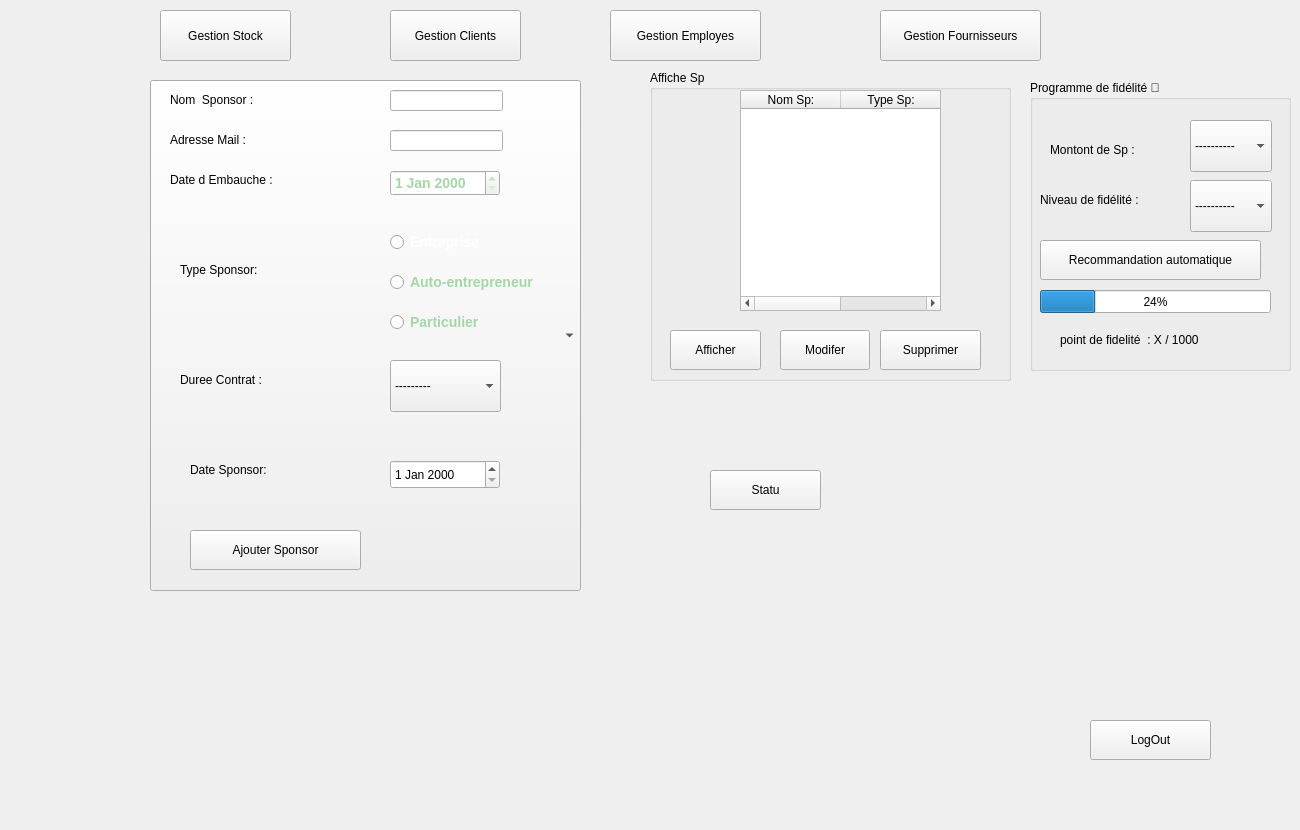
    <widget class="QWidget" name="page_4">
     <widget class="QLabel" name="label_31">
      <property name="geometry">
       <rect>
        <x>570</x>
        <y>380</y>
        <width>241</width>
        <height>381</height>
       </rect>
      </property>
      <property name="text">
       <string/>
      </property>
      <property name="pixmap">
       <pixmap>../../../../MOHAME~1/AppData/Local/Temp/Rar$DRa49232.39344.rartemp/youssef/images/s.png</pixmap>
      </property>
      <property name="scaledContents">
       <bool>true</bool>
      </property>
     </widget>
     <widget class="QLabel" name="label_54">
      <property name="geometry">
       <rect>
        <x>510</x>
        <y>380</y>
        <width>381</width>
        <height>441</height>
       </rect>
      </property>
      <property name="text">
       <string/>
      </property>
      <property name="pixmap">
       <pixmap>../../../../MOHAME~1/AppData/Downloads/s.png</pixmap>
      </property>
      <property name="scaledContents">
       <bool>true</bool>
      </property>
     </widget>
     <widget class="QGroupBox" name="groupBox_8">
      <property name="geometry">
       <rect>
        <x>650</x>
        <y>70</y>
        <width>361</width>
        <height>311</height>
       </rect>
      </property>
      <property name="title">
       <string>Affiche Sp</string>
      </property>
      <widget class="QTableWidget" name="tableWidget_3">
       <property name="geometry">
        <rect>
         <x>90</x>
         <y>20</y>
         <width>201</width>
         <height>221</height>
        </rect>
       </property>
       <column>
        <property name="text">
         <string>Nom Sp:</string>
        </property>
       </column>
       <column>
        <property name="text">
         <string>Type Sp:</string>
        </property>
       </column>
      </widget>
      <widget class="QPushButton" name="pushButton_24">
       <property name="geometry">
        <rect>
         <x>20</x>
         <y>260</y>
         <width>91</width>
         <height>40</height>
        </rect>
       </property>
       <property name="text">
        <string>Afficher</string>
       </property>
      </widget>
      <widget class="QPushButton" name="pushButton_27">
       <property name="geometry">
        <rect>
         <x>130</x>
         <y>260</y>
         <width>90</width>
         <height>40</height>
        </rect>
       </property>
       <property name="text">
        <string>Modifer</string>
       </property>
      </widget>
      <widget class="QPushButton" name="pushButton_29">
       <property name="geometry">
        <rect>
         <x>230</x>
         <y>260</y>
         <width>101</width>
         <height>40</height>
        </rect>
       </property>
       <property name="text">
        <string>Supprimer</string>
       </property>
      </widget>
     </widget>
     <widget class="QGroupBox" name="groupBox_9">
      <property name="geometry">
       <rect>
        <x>1030</x>
        <y>80</y>
        <width>261</width>
        <height>291</height>
       </rect>
      </property>
      <property name="title">
       <string>Programme de fidélité 👑</string>
      </property>
      <widget class="QLabel" name="label_23">
       <property name="geometry">
        <rect>
         <x>10</x>
         <y>110</y>
         <width>131</width>
         <height>20</height>
        </rect>
       </property>
       <property name="text">
        <string>Niveau de fidélité :</string>
       </property>
      </widget>
      <widget class="QComboBox" name="comboBox_3">
       <property name="geometry">
        <rect>
         <x>160</x>
         <y>100</y>
         <width>82</width>
         <height>52</height>
        </rect>
       </property>
       <item>
        <property name="text">
         <string>----------</string>
        </property>
       </item>
       <item>
        <property name="text">
         <string>bronze  🥉 </string>
        </property>
       </item>
       <item>
        <property name="text">
         <string>Argent  🥈</string>
        </property>
       </item>
       <item>
        <property name="text">
         <string>Or          🥇</string>
        </property>
       </item>
       <item>
        <property name="text">
         <string>Platine   💎</string>
        </property>
       </item>
      </widget>
      <widget class="QLabel" name="label_24">
       <property name="geometry">
        <rect>
         <x>20</x>
         <y>60</y>
         <width>111</width>
         <height>20</height>
        </rect>
       </property>
       <property name="text">
        <string>Montont de Sp :</string>
       </property>
      </widget>
      <widget class="QComboBox" name="comboBox_5">
       <property name="geometry">
        <rect>
         <x>160</x>
         <y>40</y>
         <width>82</width>
         <height>52</height>
        </rect>
       </property>
       <item>
        <property name="text">
         <string>----------</string>
        </property>
       </item>
       <item>
        <property name="text">
         <string>&lt; 1000 DT</string>
        </property>
       </item>
       <item>
        <property name="text">
         <string>1000–3000 DT</string>
        </property>
       </item>
       <item>
        <property name="text">
         <string>3000–7000 DT</string>
        </property>
       </item>
       <item>
        <property name="text">
         <string>&gt;7000 DT</string>
        </property>
       </item>
      </widget>
      <widget class="QProgressBar" name="progressBar_3">
       <property name="geometry">
        <rect>
         <x>10</x>
         <y>210</y>
         <width>231</width>
         <height>23</height>
        </rect>
       </property>
       <property name="value">
        <number>24</number>
       </property>
      </widget>
      <widget class="QLabel" name="label_29">
       <property name="geometry">
        <rect>
         <x>30</x>
         <y>250</y>
         <width>191</width>
         <height>20</height>
        </rect>
       </property>
       <property name="text">
        <string>point de fidelité  : X / 1000</string>
       </property>
      </widget>
      <widget class="QPushButton" name="pushButton_26">
       <property name="geometry">
        <rect>
         <x>10</x>
         <y>160</y>
         <width>221</width>
         <height>40</height>
        </rect>
       </property>
       <property name="text">
        <string>Recommandation automatique</string>
       </property>
      </widget>
     </widget>
     <widget class="QComboBox" name="comboBox_20">
      <property name="geometry">
       <rect>
        <x>150</x>
        <y>80</y>
        <width>431</width>
        <height>511</height>
       </rect>
      </property>
     </widget>
     <widget class="QLabel" name="label_55">
      <property name="geometry">
       <rect>
        <x>170</x>
        <y>90</y>
        <width>141</width>
        <height>20</height>
       </rect>
      </property>
      <property name="text">
       <string>Nom  Sponsor : </string>
      </property>
     </widget>
     <widget class="QLineEdit" name="lineEdit_19">
      <property name="geometry">
       <rect>
        <x>390</x>
        <y>90</y>
        <width>113</width>
        <height>21</height>
       </rect>
      </property>
     </widget>
     <widget class="QLabel" name="label_33">
      <property name="geometry">
       <rect>
        <x>170</x>
        <y>130</y>
        <width>141</width>
        <height>20</height>
       </rect>
      </property>
      <property name="text">
       <string>Adresse Mail : </string>
      </property>
     </widget>
     <widget class="QDateEdit" name="dateEdit_5">
      <property name="geometry">
       <rect>
        <x>390</x>
        <y>170</y>
        <width>110</width>
        <height>26</height>
       </rect>
      </property>
      <property name="styleSheet">
       <string notr="true">font-size: 14px; font-weight: bold; color: #A5D6A7;</string>
      </property>
     </widget>
     <widget class="QLabel" name="label_32">
      <property name="geometry">
       <rect>
        <x>180</x>
        <y>370</y>
        <width>111</width>
        <height>20</height>
       </rect>
      </property>
      <property name="text">
       <string>Duree Contrat : </string>
      </property>
     </widget>
     <widget class="QComboBox" name="comboBox_6">
      <property name="geometry">
       <rect>
        <x>390</x>
        <y>360</y>
        <width>111</width>
        <height>52</height>
       </rect>
      </property>
      <item>
       <property name="text">
        <string>---------</string>
       </property>
      </item>
      <item>
       <property name="text">
        <string>1 Ans</string>
       </property>
      </item>
      <item>
       <property name="text">
        <string>2 Ans</string>
       </property>
      </item>
      <item>
       <property name="text">
        <string>3 Ans</string>
       </property>
      </item>
     </widget>
     <widget class="QLabel" name="label_34">
      <property name="geometry">
       <rect>
        <x>180</x>
        <y>260</y>
        <width>111</width>
        <height>20</height>
       </rect>
      </property>
      <property name="text">
       <string>Type Sponsor: </string>
      </property>
     </widget>
     <widget class="QRadioButton" name="radioButton_7">
      <property name="geometry">
       <rect>
        <x>390</x>
        <y>230</y>
        <width>101</width>
        <height>24</height>
       </rect>
      </property>
      <property name="styleSheet">
       <string notr="true">font-size: 14px; font-weight: bold; color: white;
</string>
      </property>
      <property name="text">
       <string>Entreprise </string>
      </property>
     </widget>
     <widget class="QRadioButton" name="radioButton_8">
      <property name="geometry">
       <rect>
        <x>390</x>
        <y>270</y>
        <width>161</width>
        <height>24</height>
       </rect>
      </property>
      <property name="styleSheet">
       <string notr="true">font-size: 14px; font-weight: bold; color: #A5D6A7;</string>
      </property>
      <property name="text">
       <string>Auto-entrepreneur</string>
      </property>
     </widget>
     <widget class="QRadioButton" name="radioButton_9">
      <property name="geometry">
       <rect>
        <x>390</x>
        <y>310</y>
        <width>131</width>
        <height>24</height>
       </rect>
      </property>
      <property name="styleSheet">
       <string notr="true">font-size: 14px; font-weight: bold; color: #A5D6A7;</string>
      </property>
      <property name="text">
       <string>Particulier</string>
      </property>
     </widget>
     <widget class="QLabel" name="label_53">
      <property name="geometry">
       <rect>
        <x>190</x>
        <y>460</y>
        <width>101</width>
        <height>20</height>
       </rect>
      </property>
      <property name="text">
       <string>Date Sponsor:</string>
      </property>
     </widget>
     <widget class="QDateEdit" name="dateEdit_6">
      <property name="geometry">
       <rect>
        <x>390</x>
        <y>460</y>
        <width>110</width>
        <height>29</height>
       </rect>
      </property>
     </widget>
     <widget class="QPushButton" name="pushButton_23">
      <property name="geometry">
       <rect>
        <x>190</x>
        <y>530</y>
        <width>171</width>
        <height>40</height>
       </rect>
      </property>
      <property name="text">
       <string>Ajouter Sponsor</string>
      </property>
     </widget>
     <widget class="QPushButton" name="pushButton_30">
      <property name="geometry">
       <rect>
        <x>710</x>
        <y>470</y>
        <width>111</width>
        <height>40</height>
       </rect>
      </property>
      <property name="text">
       <string>Statu</string>
      </property>
     </widget>
     <widget class="QLabel" name="labelImage_3">
      <property name="geometry">
       <rect>
        <x>870</x>
        <y>490</y>
        <width>261</width>
        <height>171</height>
       </rect>
      </property>
      <property name="text">
       <string/>
      </property>
      <property name="pixmap">
       <pixmap>:/images/stat.jpg</pixmap>
      </property>
      <property name="scaledContents">
       <bool>true</bool>
      </property>
     </widget>
     <widget class="QLineEdit" name="lineEdit_20">
      <property name="geometry">
       <rect>
        <x>390</x>
        <y>130</y>
        <width>113</width>
        <height>21</height>
       </rect>
      </property>
     </widget>
     <widget class="QLabel" name="label_56">
      <property name="geometry">
       <rect>
        <x>170</x>
        <y>170</y>
        <width>141</width>
        <height>20</height>
       </rect>
      </property>
      <property name="text">
       <string>Date d Embauche : </string>
      </property>
     </widget>
     <widget class="QPushButton" name="btnGestionStock_Page_Sponsors">
      <property name="geometry">
       <rect>
        <x>160</x>
        <y>10</y>
        <width>131</width>
        <height>51</height>
       </rect>
      </property>
      <property name="text">
       <string>Gestion Stock</string>
      </property>
     </widget>
     <widget class="QPushButton" name="btnGestionClients_Page_Sponsors">
      <property name="geometry">
       <rect>
        <x>390</x>
        <y>10</y>
        <width>131</width>
        <height>51</height>
       </rect>
      </property>
      <property name="text">
       <string>Gestion Clients</string>
      </property>
     </widget>
     <widget class="QPushButton" name="btnGestionEmployes_Page_Sponsors">
      <property name="geometry">
       <rect>
        <x>610</x>
        <y>10</y>
        <width>151</width>
        <height>51</height>
       </rect>
      </property>
      <property name="text">
       <string>Gestion Employes</string>
      </property>
     </widget>
     <widget class="QPushButton" name="btnGestionFournisseurs_Page_Sponsors">
      <property name="geometry">
       <rect>
        <x>880</x>
        <y>10</y>
        <width>161</width>
        <height>51</height>
       </rect>
      </property>
      <property name="text">
       <string>Gestion Fournisseurs</string>
      </property>
     </widget>
     <widget class="QPushButton" name="btnBack_Page_Sponsors">
      <property name="geometry">
       <rect>
        <x>1090</x>
        <y>720</y>
        <width>121</width>
        <height>40</height>
       </rect>
      </property>
      <property name="text">
       <string>LogOut</string>
      </property>
     </widget>
    </widget>
